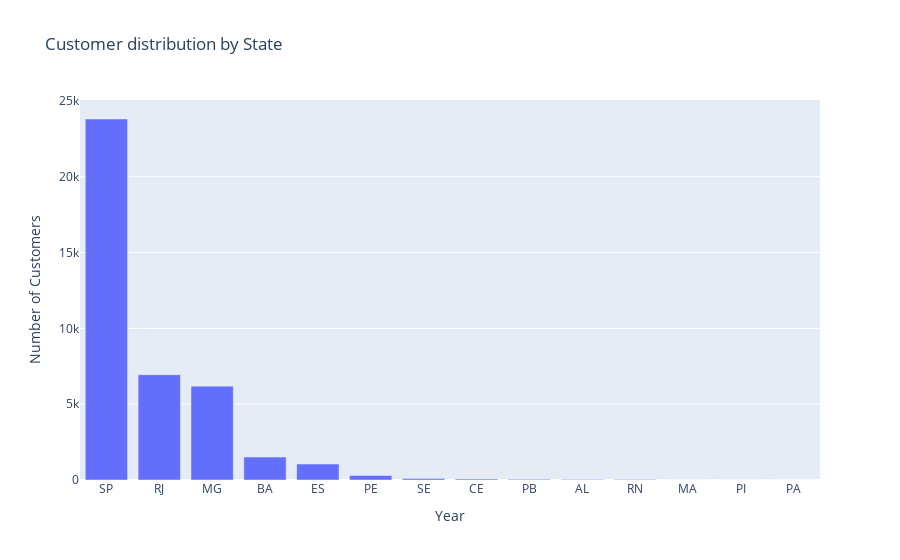

Source (notebook cell):
### Code cell
# Compute customer distribution by state
customers_per_state = cluster_0_df.groupby("customer_state").size().reset_index(name='num_customers').sort_values("num_customers", ascending=False)

# Plot the customer distrbution by state
barplot(df=customers_per_state,
        x="customer_state",
        y="num_customers",
        title="Customer distribution by State",
        xaxis="Year", 
        yaxis="Number of Customers")

### Figure 1 — Plotly figure (JSON) as saved in the notebook; plotly's stock layout.template omitted (floating-point values rounded to 4 significant figures)
{"data": [{"alignmentgroup": "True", "hovertemplate": "customer_state=%{x}<br>num_customers=%{y}<extra></extra>", "legendgroup": "", "marker": {"color": "#636efa", "pattern": {"shape": ""}}, "name": "", "offsetgroup": "", "orientation": "v", "showlegend": false, "textposition": "auto", "type": "bar", "x": ["SP", "RJ", "MG", "BA", "ES", "PE", "SE", "CE", "PB", "AL", "RN", "MA", "PI", "PA"], "xaxis": "x", "y": [23807, 6943, 6185, 1513, 1053, 296, 94, 65, 43, 40, 38, 5, 5, 2], "yaxis": "y"}], "layout": {"autosize": true, "barmode": "relative", "legend": {"tracegroupgap": 0}, "title": {"text": "Customer distribution by State"}, "xaxis": {"anchor": "y", "autorange": true, "domain": [0, 1], "range": [-0.5, 13.5], "title": {"text": "Year"}, "type": "category"}, "yaxis": {"anchor": "x", "autorange": true, "domain": [0, 1], "range": [0, 25060], "title": {"text": "Number of Customers"}, "type": "linear"}}}
